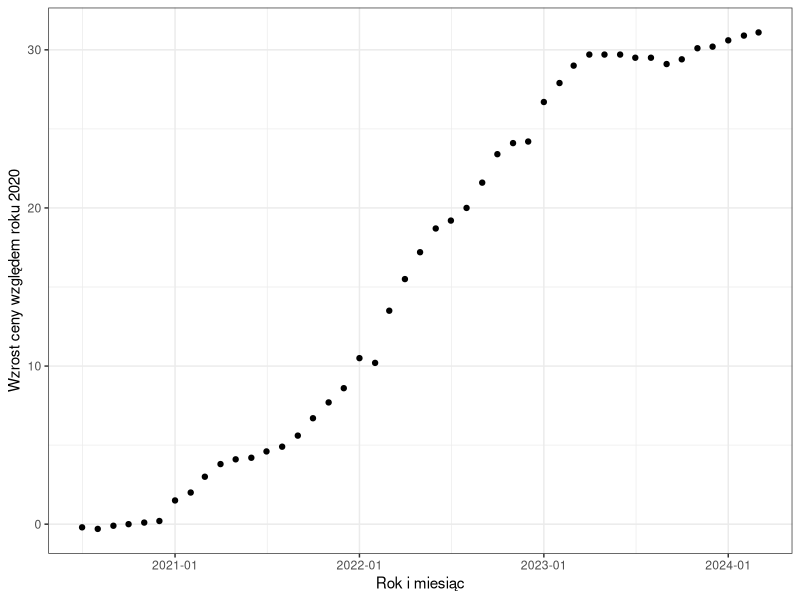
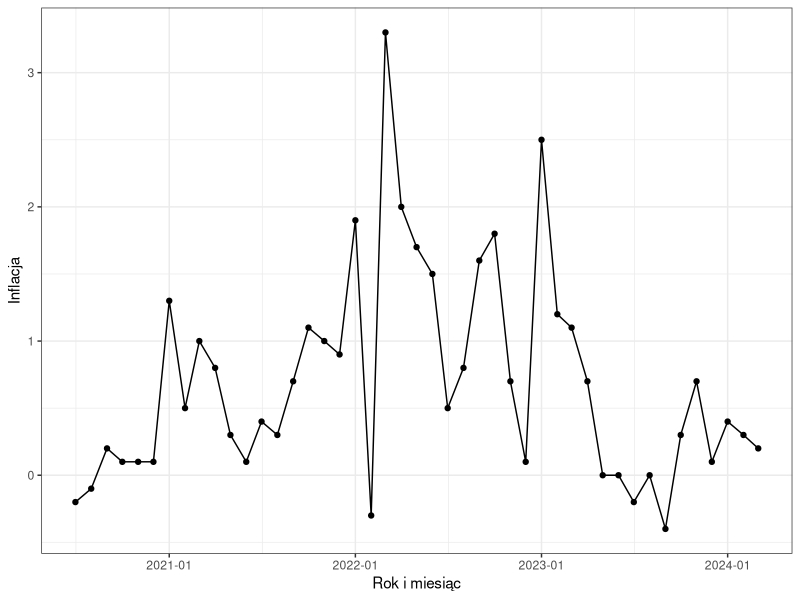
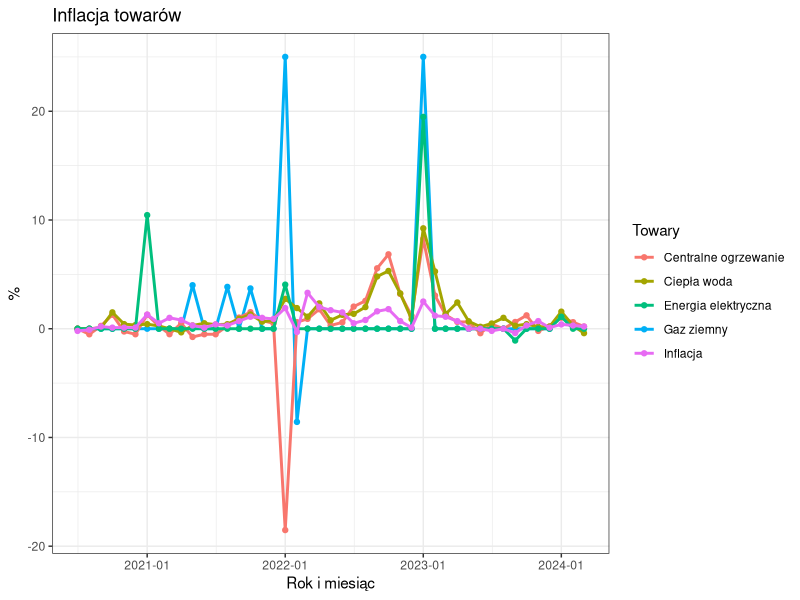
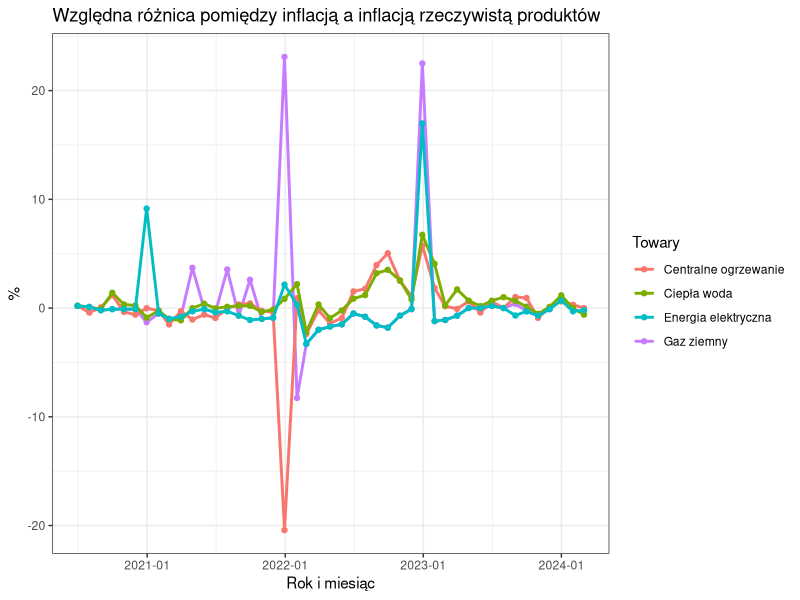
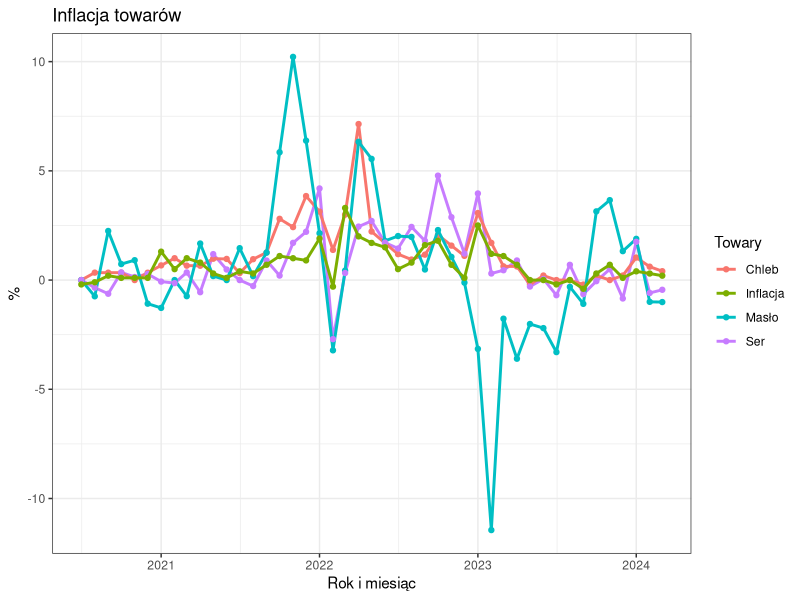
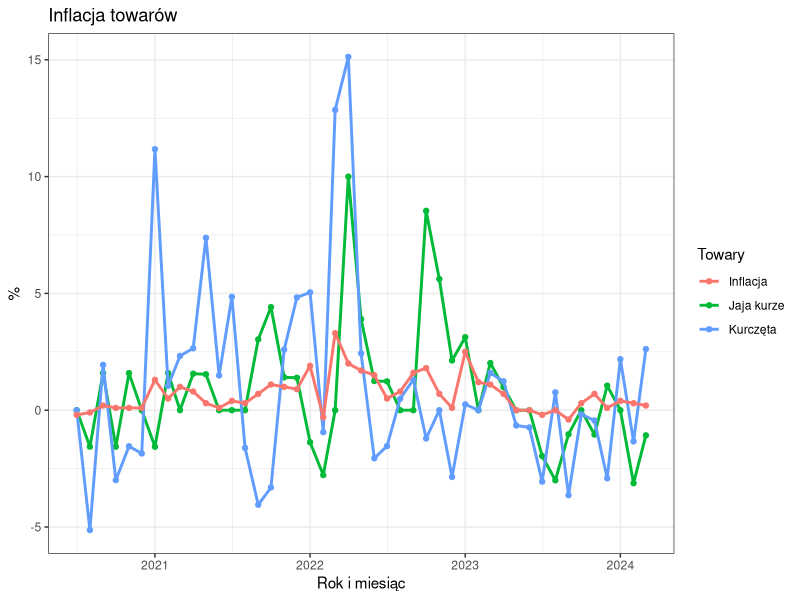
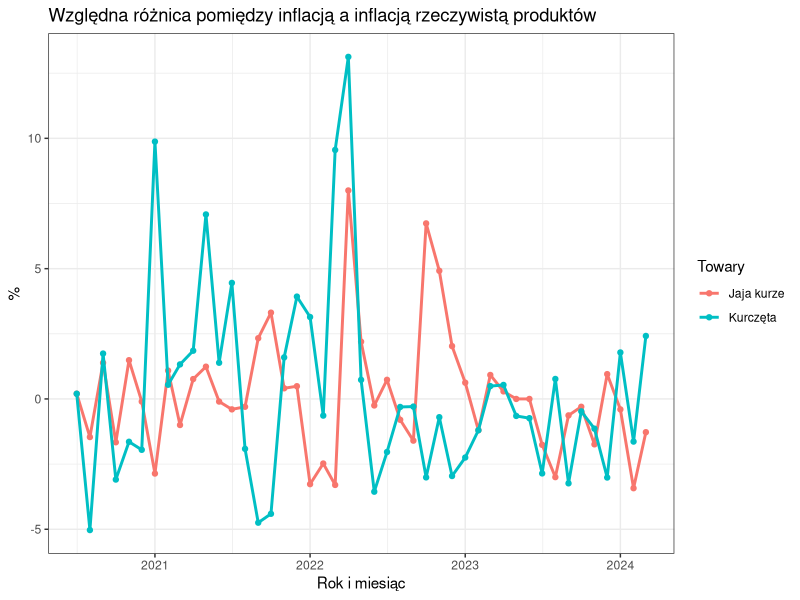
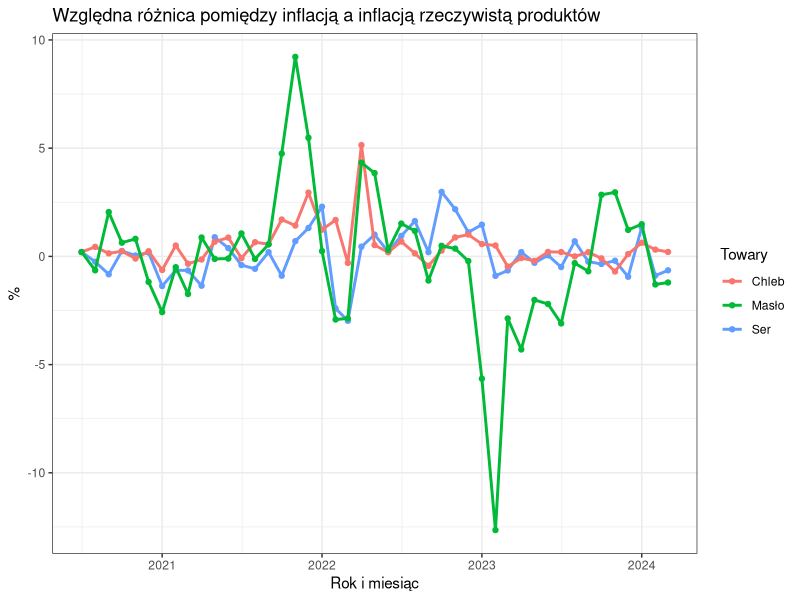

These figures' R source, in order:
## ---- chunk 1
require(tidyverse)
theme_set(theme_bw())
## ---- chunk 2
infl_mies <- read_csv2("inflacja_mies.csv", locale=locale(encoding="latin1"),
 show_col_types = FALSE)
infl_mies <- infl_mies %>% filter(reprezentacja == "Poprzedni miesiac = 100")
infl_mies <- infl_mies %>% select(Rok, Miesiac,Wartosc)
infl_mies <- infl_mies %>%
  mutate(date = as.Date(sprintf("%04d-%02d-01", Rok, Miesiac)))
infl_mies <- infl_mies %>% filter(date < as.Date("2024-04-01"),
 date >= as.Date("2020-07-01"))
infl_mies <- infl_mies %>% arrange(date)
abs_value <- numeric(length(infl_mies$Wartosc))
inflation_col <- numeric(length(infl_mies$Wartosc))
abs_value[1] =  infl_mies$Wartosc[1] - 100.0
inflation_col[1] = infl_mies$Wartosc[1] - 100.0
for (i in 2:length(infl_mies$Wartosc)){
    abs_value[i] <-  infl_mies$Wartosc[i] - 100 + abs_value[i-1]
    inflation_col[i] <- infl_mies$Wartosc[i] - 100.0
}
infl_mies$norm = abs_value
infl_mies$inflation = inflation_col
ggplot(data = infl_mies, aes(x=date, y =norm)) + geom_point() + 
scale_x_date(date_labels = "%Y-%m") +
 labs(x = "Rok i miesiąc", y = "Wzrost ceny względem roku 2020") 

## ---- chunk 3
ggplot(data = infl_mies, aes(x=date, y = inflation)) + geom_line() + geom_point() +
scale_x_date(date_labels = "%Y-%m") +
labs(x = "Rok i miesiąc", y = "Inflacja") 

## ---- chunk 4
products <- read_csv2("produkty.csv", locale=locale(encoding="latin1"),
  show_col_types = FALSE)
products <- products %>% select(id_pozycja_3, wartosc, opis_okres, id_pozycja_2)
products <- products %>% mutate(year_month = as.Date(paste(substr(opis_okres, 1, 4),
  substr(opis_okres, 7, 8), "01",sep = "-")))
energy <- products %>% filter(id_pozycja_3 == 5946305)
energy <- energy %>% arrange(year_month)
water <- products %>% filter(id_pozycja_3 == 5946307)
water <- water %>% arrange(year_month)
heat <- products %>% filter(id_pozycja_3 == 5946309)
heat <- heat %>% arrange(year_month)
gaz <- products %>% filter(id_pozycja_3 == 7174400)
gaz <- gaz %>% arrange(year_month)
bread <- products %>% filter(id_pozycja_2 == 5967449)
bread <- bread %>% arrange(year_month)
chicken <- products %>% filter(id_pozycja_2 == 5967456)
chicken <- chicken %>% arrange(year_month)
butter <- products %>% filter(id_pozycja_2 == 5967467)
butter <- butter %>% arrange(year_month)
eggs <- products %>% filter(id_pozycja_2 == 5967465)
eggs <- eggs %>% arrange(year_month)
cheese <- products %>% filter(id_pozycja_2 == 5967464)
cheese <- cheese %>% arrange(year_month)
## ---- chunk 5
calc_infl <- function(x) {
  infl <- numeric(length(x))
  infl[1] = 0
  for(i in 2:length(x)){
    infl[i] = x[i] * 100.0/x[i-1] - 100 
  }
  infl
}

normalise <- function(x) {
  normalised <- numeric(length(x))
  normalised[1] = 0
  for(i in 2:length(x)){
    normalised[i] = x[i] * 100.0/x[i-1] - 100 + normalised[i-1]
  }
  normalised
}
## ---- chunk 6
gaz$norm = normalise(gaz$wartosc)
gaz$inflation =  calc_infl(gaz$wartosc)
heat$norm = normalise(heat$wartosc)
heat$inflation = calc_infl(heat$wartosc)
water$norm = normalise(water$wartosc)
water$inflation = calc_infl(water$wartosc)
energy$norm = normalise(energy$wartosc)
energy$inflation = calc_infl(energy$wartosc)
bread$inflation = calc_infl(bread$wartosc)
bread$norm = normalise(bread$wartosc)
eggs$inflation = calc_infl(eggs$wartosc)
eggs$norm = normalise(eggs$wartosc)
chicken$inflation = calc_infl(chicken$wartosc)
chicken$norm = normalise(chicken$wartosc)
butter$inflation = calc_infl(butter$wartosc)
butter$norm = normalise(butter$wartosc)
cheese$inflation = calc_infl(cheese$wartosc)
cheese$norm = calc_infl(cheese$wartosc)
offset = infl_mies$norm[1]
infl_mies <- infl_mies %>% mutate(norm = infl_mies$norm - offset)

plot_data <- tibble(date = infl_mies$date, gaz_norm = gaz$inflation,
  heat_norm = heat$inflation, water_norm = water$inflation,
  energy_norm = energy$inflation, infl_norm = infl_mies$inflation )

plot <- ggplot(plot_data, aes(date)) + 
  geom_line(aes(y = gaz_norm, color = "Gaz ziemny"),
   size = 1) +  
  geom_point(aes(y = gaz_norm, color = "Gaz ziemny")) +
  geom_line(aes(y = heat_norm, color = "Centralne ogrzewanie"), size = 1) +  
  geom_point(aes(y = heat_norm, color = "Centralne ogrzewanie")) +
  geom_line(aes(y = water_norm, color = "Ciepła woda"), size = 1) +  
  geom_point(aes(y = water_norm, color = "Ciepła woda")) +
  geom_line(aes(y = energy_norm, color = "Energia elektryczna"), size = 1) +  
  geom_point(aes(y = energy_norm, color = "Energia elektryczna")) +
  geom_line(aes(y = infl_norm, color = "Inflacja"), size = 1) +  
  geom_point(aes(y = infl_norm, color = "Inflacja")) +
  labs(x = "Rok i miesiąc", y = "%", color = "Towary") +  
  ggtitle("Inflacja towarów") + 
  scale_x_date(date_labels = "%Y-%m")
  
plot
ggsave("inflacja_towary_niejedzeniowe.png")
## ---- chunk 7
plot_data <- tibble(date = infl_mies$date - infl_mies$inflation, gaz_norm = gaz$inflation - infl_mies$inflation,
  heat_norm = heat$inflation - infl_mies$inflation, water_norm = water$inflation - infl_mies$inflation,
  energy_norm = energy$inflation - infl_mies$inflation)

plot <- ggplot(plot_data, aes(date)) + 
  geom_line(aes(y = gaz_norm, color = "Gaz ziemny"),
   size = 1) +  
  geom_point(aes(y = gaz_norm, color = "Gaz ziemny")) +
  geom_line(aes(y = heat_norm, color = "Centralne ogrzewanie"), size = 1) + 
  geom_point(aes(y = heat_norm, color = "Centralne ogrzewanie")) + 
  geom_line(aes(y = water_norm, color = "Ciepła woda"), size = 1) +  
  geom_point(aes(y = water_norm, color = "Ciepła woda")) +
  geom_line(aes(y = energy_norm, color = "Energia elektryczna"), size = 1) +  
  geom_point(aes(y = energy_norm, color = "Energia elektryczna"))  +
  labs(x = "Rok i miesiąc", y = "%", color = "Towary") +  
  ggtitle("Względna różnica pomiędzy inflacją a inflacją rzeczywistą produktów") + 
  
  scale_x_date(date_labels = "%Y-%m")
  
plot
ggsave("r_wzgl_towary_nie_jedz.png")
## ---- chunk 8
plot_data <- tibble(date = infl_mies$date, chicken_i = chicken$inflation,
  butter_i = butter$inflation, cheese_i = cheese$inflation,
  eggs_i = eggs$inflation, bread_i = bread$inflation, infl_i = infl_mies$inflation)

plot <- ggplot(plot_data, aes(date)) + 
  geom_line(aes(y = cheese_i, color = "Ser "),
   size = 1) +
  geom_line(aes(y = bread_i, color = "Chleb"), size = 1) + 
  geom_point(aes(y = bread_i, color = "Chleb")) +
  geom_line(aes(y = butter_i, color = "Masło"), size = 1) +  
  geom_point(aes(y = butter_i, color = "Masło")) + 
  geom_point(aes(y = cheese_i, color = "Ser ")) +
  geom_line(aes(y = infl_i, color = "Inflacja"), size = 1) +  
  geom_point(aes(y = infl_i, color = "Inflacja")) +
  labs(x = "Rok i miesiąc", y = "%", color = "Towary") +  
  ggtitle("Inflacja towarów") 
  
plot
ggsave("infl_towary_jedze1.png")
## ---- chunk 9
plot_data <- tibble(date = infl_mies$date, chicken_i = chicken$inflation,
  butter_i = butter$inflation, cheese_i = cheese$inflation,
  eggs_i = eggs$inflation, bread_i = bread$inflation, infl_i = infl_mies$inflation)

plot <- ggplot(plot_data, aes(date)) + 
  geom_line(aes(y = eggs_i, color = "Jaja kurze"), size = 1) +  
  geom_point(aes(y = eggs_i, color = "Jaja kurze")) +
  geom_line(aes(y = chicken_i, color = "Kurczęta"), size = 1) +
  geom_point(aes(y = chicken_i, color = "Kurczęta")) +
  geom_line(aes(y = infl_i, color = "Inflacja"), size = 1) +  
  geom_point(aes(y = infl_i, color = "Inflacja")) +
  labs(x = "Rok i miesiąc", y = "%", color = "Towary") +  
  ggtitle("Inflacja towarów") 
  
plot
ggsave("infl_towary_jedze2.png")
## ---- chunk 10
  plot_data <- tibble(date = infl_mies$date, chicken_i = chicken$inflation - infl_mies$inflation,
  butter_i = butter$inflation - infl_mies$inflation, cheese_i = cheese$inflation - infl_mies$inflation,
  eggs_i = eggs$inflation - infl_mies$inflation, bread_i = bread$inflation - infl_mies$inflation)

plot <- ggplot(plot_data, aes(date)) + 
  geom_line(aes(y = eggs_i, color = "Jaja kurze"), size = 1) +  
  geom_point(aes(y = eggs_i, color = "Jaja kurze")) +
  geom_line(aes(y = chicken_i, color = "Kurczęta"), size = 1) +
  geom_point(aes(y = chicken_i, color = "Kurczęta")) +
  labs(x = "Rok i miesiąc", y = "%", color = "Towary") + 
  ggtitle("Względna różnica pomiędzy inflacją a inflacją rzeczywistą produktów") 
  
plot
ggsave("r_wzgl_towary_jedz1.png")
## ---- chunk 11
plot_data <- tibble(date = infl_mies$date, chicken_i = chicken$inflation - infl_mies$inflation,
  butter_i = butter$inflation - infl_mies$inflation, cheese_i = cheese$inflation - infl_mies$inflation,
  eggs_i = eggs$inflation - infl_mies$inflation, bread_i = bread$inflation - infl_mies$inflation)

plot <- ggplot(plot_data, aes(date)) + 
  geom_line(aes(y = cheese_i, color = "Ser "),
   size = 1) +
  geom_point(aes(y = cheese_i, color = "Ser ")) +
  geom_line(aes(y = bread_i, color = "Chleb"), size = 1) + 
  geom_point(aes(y = bread_i, color = "Chleb")) +
  geom_line(aes(y = butter_i, color = "Masło"), size = 1) +  
  geom_point(aes(y = butter_i, color = "Masło")) + 
  labs(x = "Rok i miesiąc", y = "%", color = "Towary") + 
  ggtitle("Względna różnica pomiędzy inflacją a inflacją rzeczywistą produktów") 
  
plot
ggsave("r_wzgl_towary_jedz2.png")
## ---- chunk 12
trolley = gaz$wartosc + heat$wartosc + water$wartosc + energy$wartosc
infl_trolley<- numeric(length(infl_mies$inflation))
infl_trolley[1] = trolley[1]
 for(i in 2:length(infl_mies$inflation)){
    infl_trolley[i] = infl_trolley[i-1] + infl_trolley[i-1] * infl_mies$inflation[i]/100.0
  }

plot_data <- tibble(date = infl_mies$date, tr = trolley, infl_tr = infl_trolley)
plot <- ggplot(plot_data, aes(date)) + 
  geom_line(aes(y = tr, color = "Rzeczywista wartość produktów niejedzeniowych"), size = 1) +  
  geom_point(aes(y = tr, color = "Rzeczywista wartość produktów niejedzeniowych")) +
  geom_line(aes(y = infl_tr, color = "Wartość produktów niejedzeniowych z inflacjii"), size = 1) +  
  geom_point(aes(y = infl_tr, color = "Wartość produktów niejedzeniowych z inflacjii")) +
  labs(x = "Rok", y = "Wartość [zł]", color = "") +  
  ggtitle("Wartość koszyka wynikająca z inflacjii i wartość rzeczywista produktów niejedzeniowe") + 
  theme(legend.position = "bottom") 
plot
ggsave("koszyki_pr_niejedz.png")
## ---- chunk 13
trolley = bread$wartosc + eggs$wartosc + chicken$wartosc + butter$wartosc + cheese$wartosc
infl_trolley<- numeric(length(infl_mies$inflation))
infl_trolley[1] = trolley[1]
 for(i in 2:length(infl_mies$inflation)){
    infl_trolley[i] = infl_trolley[i-1] + infl_trolley[i-1] * infl_mies$inflation[i]/100.0
  }

plot_data <- tibble(date = infl_mies$date, tr = trolley, infl_tr = infl_trolley)
plot <- ggplot(plot_data, aes(date)) + 
  geom_line(aes(y = tr, color = "Rzeczywista wartość produktów jedzeniowych"), size = 1) +  
  geom_point(aes(y = tr, color = "Rzeczywista wartość produktów jedzeniowych")) +
  geom_line(aes(y = infl_tr, color = "Wartość produktów jedzeniowych z inflacjii"), size = 1) +  
  geom_point(aes(y = infl_tr, color = "Wartość produktów jedzeniowych z inflacjii")) +
  labs(x = "Rok", y = "Wartość [zł]", color = "") +  
  ggtitle("Wartość koszyka wynikająca z inflacjii i wartość rzeczywista produkty jedzeniowe") + 
  theme(legend.position = "bottom") 
plot
ggsave("koszyki_pr_jedz.png")
## ---- chunk 14
plot_data <- tibble(date = infl_mies$date, chicken_i = chicken$norm,
  butter_i = butter$norm, cheese_i = cheese$norm,
  eggs_i = eggs$norm, bread_i = bread$norm, infl_i = infl_mies$norm)

plot <- ggplot(plot_data, aes(date)) + 
  geom_line(aes(y = cheese_i, color = "Ser "),
   size = 1) +  
  geom_line(aes(y = bread_i, color = "Chleb"), size = 1) +  
  geom_line(aes(y = eggs_i, color = "Jaja kurze"), size = 1) +  
  geom_line(aes(y = butter_i, color = "Masło"), size = 1) +  
  geom_line(aes(y = chicken_i, color = "Kurczęta patroszone"), size = 1) +
  geom_line(aes(y = infl_i, color = "Inflacja"), size = 1) +  
  labs(x = "Rok i miesiąc", y = "", color = "Towary") +  
  ggtitle("Zmiany cen") 

plot
## ---- chunk 15
plot_data <- tibble(date = infl_mies$date, gaz_norm = gaz$norm,
  heat_norm = heat$norm, water_norm = water$norm,
  energy_norm = energy$norm, infl_norm = infl_mies$norm )

plot <- ggplot(plot_data, aes(date)) + 
  geom_line(aes(y = gaz_norm, color = "Gaz ziemny wysokometanowy z sieci "),
   size = 1) +  
  geom_line(aes(y = heat_norm, color = "Centralne ogrzewanie"), size = 1) +  
  geom_line(aes(y = water_norm, color = "Ciepła woda"), size = 1) +  
  geom_line(aes(y = energy_norm, color = "Energia elektryczna"), size = 1) +  
  geom_line(aes(y = infl_norm, color = "Inflacja"), size = 1) +  
  labs(x = "Rok i miesiąc", y = "", color = "Towary") +  
  ggtitle("Zmiany cen") + 
  theme(
    legend.position = c(.95, .95),
    legend.justification = c("right", "top"),
    legend.box.just = "right",
    legend.margin = margin(6, 6, 6, 6)
    ) +
  scale_x_date(date_labels = "%Y-%m")
  
plot
## ---- chunk 16
infl = read_csv2("inflacja.csv", locale=locale(encoding="latin1"),
  show_col_types = FALSE)
infl = infl %>% select(Rok, Wartosc)
infl = infl %>% arrange(Rok)
abs_value <- numeric(length(infl$Wartosc))
abs_value[1] =  infl$Wartosc[1] - 100.0
for (i in 2:length(infl$Wartosc)){
    abs_value[i] <-  infl$Wartosc[i] - 100 + abs_value[i-1]
}
infl = infl %>% mutate(inflation = infl$Wartosc - 100)
modif_inflation <- tibble(rok = infl$Rok, norm =abs_value, inflation = infl$inflation)
modif_inflation  <- modif_inflation  %>% filter(rok >= 1999, rok <= 2022)
ggplot(data = modif_inflation , aes(x=rok, y = norm)) + geom_point() + 
  labs(x = "Rok", y = "Inflacja") +
  ggtitle("Znormalizowany wzrost ceny na podstawie inflacji lata 2000-2023")
## ---- chunk 17
ggplot(data = modif_inflation , aes(x=rok, y = inflation)) + geom_line() + geom_point()
  labs(x = "Rok", y = "Inflacja")

## ---- chunk 18
brp = read_csv2("brp.csv", , show_col_types = FALSE)
bp = brp %>% select(id_pozycja_2, id_daty, wartosc, id_przekroj)
bp = brp %>% filter(id_pozycja_2 == 660892)
bp = bp %>% arrange(id_daty)
prod = brp %>% filter(id_przekroj == 16)
prod = prod %>% arrange(id_daty)
bp = bp %>% mutate(wart_calk = prod$wartosc * wartosc)
gov = brp %>% filter(id_pozycja_2 == 546159)
gov = gov %>% arrange(id_daty)
gov = gov %>% mutate(wart_calk = prod$wartosc * wartosc)
bes = brp %>% filter(id_pozycja_2 == 546157)
bes = bes %>% arrange(id_daty)
bes = bes %>% mutate(wart_calk = prod$wartosc * wartosc)
hes = brp %>% filter(id_pozycja_2 == 546167)
hes = hes %>% arrange(id_daty)
hes = hes %>% mutate(wart_calk = prod$wartosc * wartosc)
ggplot(data = bp, aes(x=id_daty, y = wart_calk)) + geom_point() + geom_line() +
labs(x = "Rok", y = "Wartość [zł]") +
  ggtitle("Wykres nakładu na badania i rozwój w poszczególnych latach")
## ---- chunk 19
bp$norm = normalise(bp$wart_calk)
bp$inflation = calc_infl(bp$wart_calk)
offset = modif_inflation$norm[1]
modif_inflation <- modif_inflation %>% mutate(normal = modif_inflation$norm - offset)
plot_data <- tibble(date = modif_inflation$rok, infl_norm = modif_inflation$inflation, b_norm = bp$inflation)
plot <- ggplot(plot_data, aes(date)) + 
  geom_line(aes(y = b_norm, color = "Badania i rozwój"), size = 1) +  
  geom_point(aes(y = b_norm, color = "Badania i rozwój")) +
  geom_line(aes(y = infl_norm, color = "Inflacja"), size = 1) +  
  geom_point(aes(y = infl_norm, color = "Inflacja")) +
  labs(x = "Rok", y = "%", color = "") +  
  ggtitle("Inflacja nakładów na badania i rozwój oraz inflacja") + 
  theme(legend.position = "bottom")
plot
ggsave("badania_rozw_infl.png")
## ---- chunk 20
plot_data <- tibble(date = hes$id_daty, hes = hes$wart_calk, gov = gov$wart_calk, bes = bes$wart_calk, og = bp$wart_calk)
plot <- ggplot(plot_data, aes(date)) + 
  geom_line(aes(y = hes, color = "Hes"), size = 1) +  
  geom_point(aes(y = hes, color = "Hes")) +
  geom_line(aes(y = bes, color = "Bes"), size = 1) +  
  geom_point(aes(y = bes, color = "Bes")) +
  geom_line(aes(y = gov, color = "GOV"), size = 1) +
  geom_point(aes(y = gov, color = "GOV")) +
  geom_line(aes(y = og, color = "Całkowita"), size = 1) +  
  geom_point(aes(y = og, color = "Całkowita")) +
  labs(x = "Rok", y = "Wartość [zł]", color = "") +  
  ggtitle("Nakłady na poszczególne sektory") + 
  theme(legend.position = "bottom") 
plot
ggsave("bR_sektory.png")
## ---- chunk 21
plot_data <- tibble(date = modif_inflation$rok, infl_norm = modif_inflation$normal, b_norm = bp$norm)
plot <- ggplot(plot_data, aes(date)) + 
  geom_line(aes(y = b_norm, color = "Badania i rozwój"), size = 1) +  
  geom_point(aes(y = b_norm, color = "Badania i rozwój")) +
  geom_line(aes(y = infl_norm, color = "Inflacja"), size = 1) +  
  geom_point(aes(y = infl_norm, color = "Inflacja"))+
  labs(x = "Rok", y = "%", color = "") +  
  ggtitle("Nakłady na badania i rozwój oraz inflacja") + 
  theme(legend.position = "bottom")
plot
## ---- chunk 22

infl_trolley<- numeric(length(modif_inflation$inflation))
infl_trolley[1] = bp$wart_calk[1]
 for(i in 2:length(modif_inflation$inflation)){
    infl_trolley[i] = infl_trolley[i-1] + infl_trolley[i-1] * modif_inflation$inflation[i]/100.0
  }

plot_data <- tibble(date = modif_inflation$rok, tr = bp$wart_calk, infl_tr = infl_trolley)
plot <- ggplot(plot_data, aes(date)) + 
  geom_line(aes(y = tr, color = "Rzeczywista wartość przeznaczona na B+R"), size = 1) +  
  geom_point(aes(y = tr, color = "Rzeczywista wartość przeznaczona na B+R")) +
  geom_line(aes(y = infl_tr, color = "Wartość B+R z inflacjii"), size = 1) +  
  geom_point(aes(y = infl_tr, color = "Wartość B+R z inflacjii")) +
  labs(x = "Rok", y = "Wartość [zł]", color = "") +  
  ggtitle("Wartość koszyka wynikająca z inflacjii i wartość rzeczywista produkty jedzeniowe") + 
  theme(legend.position = "bottom") 
plot
ggsave("br_i_infl.png")
